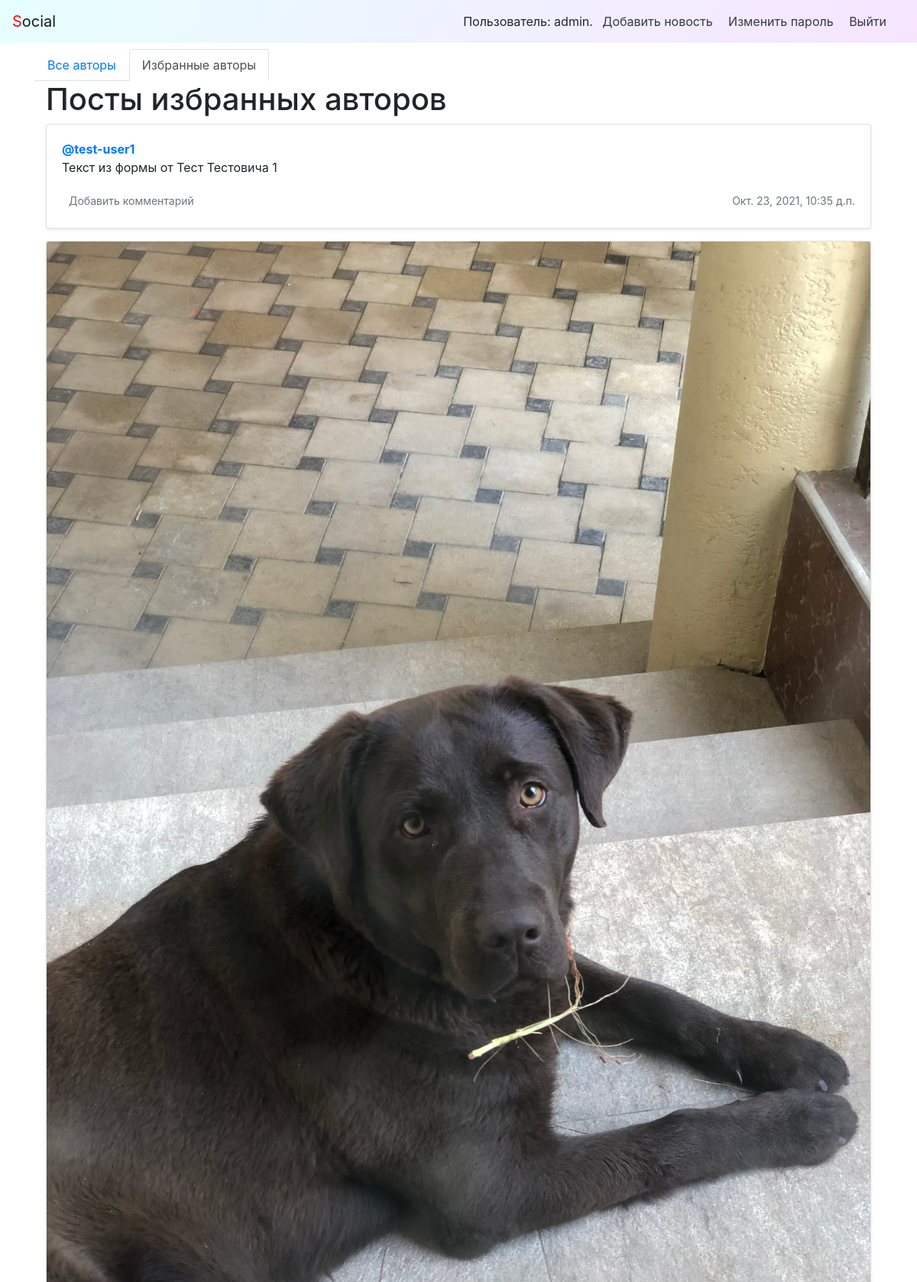
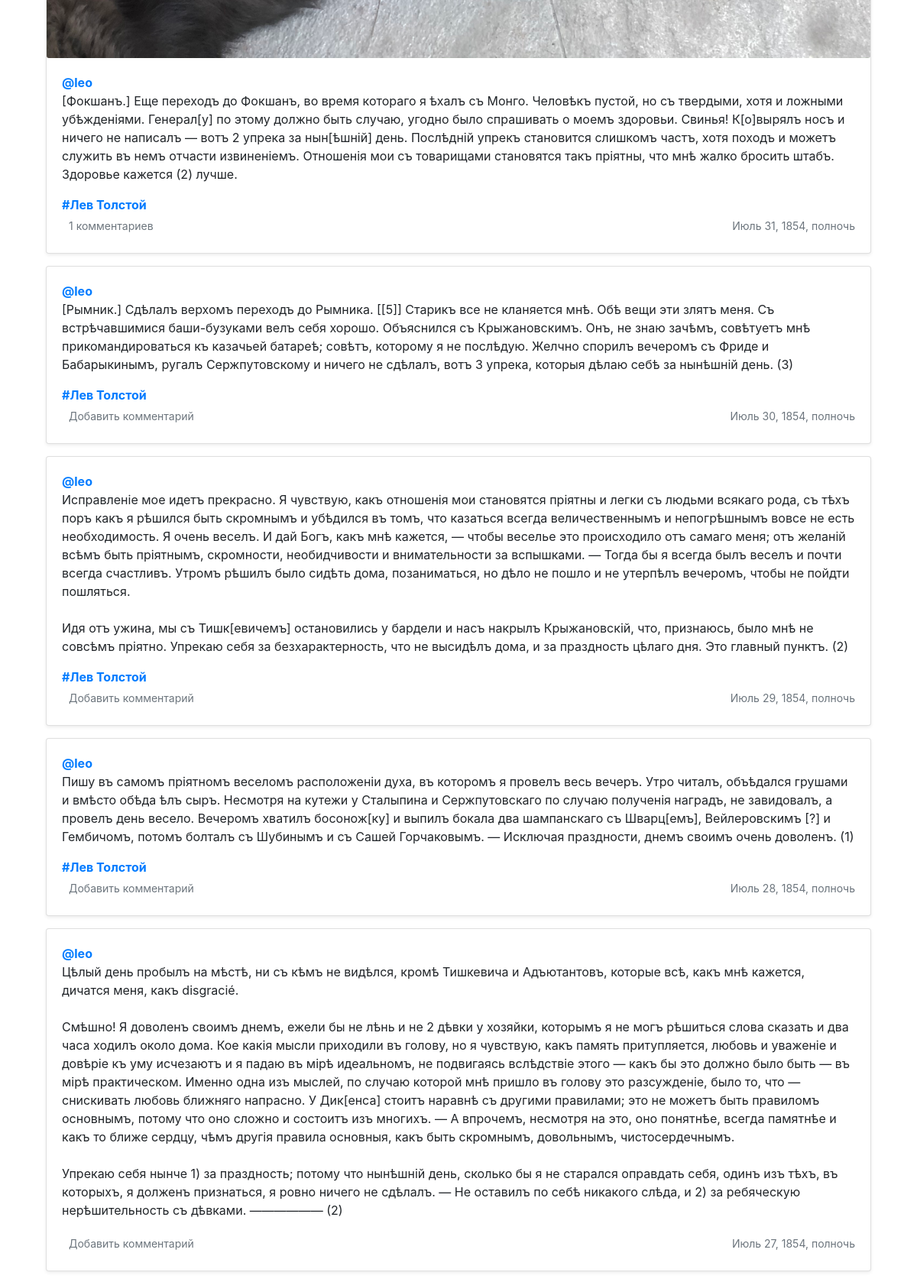
Screenshot of /follow/ (signed in, upper part) with the database file from the repository (2 pictures, top to bottom).
### posts/models.py (models this page shows, shortened)
class Post(models.Model):
    text = models.TextField()
    pub_date = models.DateTimeField('date published', auto_now_add=True)
    author = models.ForeignKey(User, on_delete=models.CASCADE, related_name='posts')
    group = models.ForeignKey('Group', on_delete=models.SET_NULL,
                              blank=True, null=True, related_name='posts')
    image = models.ImageField(upload_to='posts/', blank=True, null=True)
    class Meta:
        ordering = ["-pub_date"]

class Group(models.Model):
    title = models.CharField(max_length=200)
    slug = models.SlugField(max_length=250, unique=True)
    description = models.TextField()

### posts/views.py (the view)
# urls.py: path("follow/", views.follow_index, name="follow_index"),
@cache_page(20)
@login_required
def follow_index(request):
    user = request.user
    follower_list = Follow.objects.filter(user=user)
    post_list = Post.objects.select_related('author','group').prefetch_related('comments__post').filter(author__in=User.objects.filter(following__in=follower_list))
    paginator = Paginator(post_list, 10)
    page_number = request.GET.get('page')
    page = paginator.get_page(page_number)
    context = {
        'page': page,
        'paginator': paginator,
    }
    return render(request, 'posts/follow.html', context)

### social/context_processors.py (called while the page is built)
def year(request):
    year = dt.datetime.now().year
    return {'year': year}

### posts/templates/posts/follow.html (shortened to what this page needs)
{% extends "base.html" %}
{% block content %}
    <div class="container">
        {% include "menu.html" with follow=True %}
        <h1>Посты избранных авторов</h1>
        {% for post in page %}
            {% include 'posts/post_item.html' with post=post %}
        {% endfor %}
    </div>
{% endblock %}

### templates/nav.html
<nav class="navbar navbar-light gradient-background">
    <a class="navbar-brand" href="/"><span style="color:red">S</span>ocial</a>
    <nav class="my-2 my-md-0 mr-md-3">
        {% if request.user.is_authenticated %}
        Пользователь: {{ request.user.username }}.
        <a class="p-2 text-dark" href="{% url 'new_post' %}">Добавить новость</a>
        <a class="p-2 text-dark" href="{% url 'password_change' %}">Изменить пароль</a>
        <a class="p-2 text-dark" href="{% url 'logout' %}">Выйти</a>
        {% else %}
        <a class="p-2 text-dark" href="{% url 'login' %}">Войти</a> |
        <a class="p-2 text-dark" href="{% url 'signup' %}">Регистрация</a>
        {% endif %}
    </nav>
</nav>

### posts/templates/posts/post_item.html (shortened to what this page needs)
<div class="card mb-3 mt-1 shadow-sm">
    {% load thumbnail %}
    {% thumbnail post.image "960x339" crop="center" upscale=True as im %}
    <img class="card-img" src="{{ im.url }}" />
    {% endthumbnail %}
    <div class="card-body">
        <p class="card-text">
            <a name="post_{{ post.id }}" href="{% url 'profile' post.author.username %}">
                <strong class="d-block text-gray-dark">@{{ post.author }}</strong>
            </a>
            {{ post.text|linebreaksbr }}
        </p>
        {% if post.group %}
        <a class="card-link muted" href="{% url 'group' post.group.slug %}">
                <strong class="d-block text-gray-dark">#{{ post.group.title }}</strong>
        </a>
        {% endif %}
        <div class="d-flex justify-content-between align-items-center">
            <div class="btn-group ">
                <a class="btn btn-sm text-muted" href="{% url 'post' post.author.username post.id %}" role="button">
                    {% if post.comments.exists %}
                    {{ post.comments.count }} комментариев
                    {% else %}
                    Добавить комментарий
                    {% endif %}
                </a>
            </div>
            <small class="text-muted">{{ post.pub_date }}</small>
        </div>
    </div>
</div>

### static/css/style.css (style rules this page uses)
.gradient-background { background: linear-gradient(300deg,#fadfff,#e7ffff); background-size: 120% 120%; animation: gradient-animation 12s ease infinite; }

### rows the page displays
Post: author "test-user1", text "Текст из формы от Тест Тестовича 1", shows "Добавить комментарий", pub_date "Окт. 23, 2021, 10:35 д.п."
Post: author "leo", text "[Фокшанъ.] Еще переходъ до Фокшанъ, во время котораго я ѣхалъ съ Монго. Человѣкъ пустой, но съ твердыми, хотя и ложными убѣжденіями. Генерал[у] по этому должно быть случаю, угодно было спрашивать о моемъ здоровьи. Свинья! К[о]вырялъ носъ и ничего не написалъ — вотъ 2 упрека за нын[ѣшній] день. Послѣдній упрекъ становится слишкомъ частъ, хотя походъ и можетъ служить въ немъ отчасти извиненіемъ. Отношенія мои съ товарищами становятся такъ пріятны, что мнѣ жалко бросить штабъ. Здоровье кажется (2) лучше.", group "Лев Толстой", comments.count "1", pub_date "Июль 31, 1854, полночь"
Post: author "leo", text "[Рымник.] Сдѣлалъ верхомъ переходъ до Рымника. [[5]] Старикъ все не кланяется мнѣ. Обѣ вещи эти злятъ меня. Съ встрѣчавшимися баши-бузуками велъ себя хорошо. Объяснился съ Крыжановскимъ. Онъ, не знаю зачѣмъ, совѣтуетъ мнѣ прикомандироваться къ казачьей батареѣ; совѣтъ, которому я не послѣдую. Желчно спорилъ вечеромъ съ Фриде и Бабарыкинымъ, ругалъ Сержпутовскому и ничего не сдѣлалъ, вотъ 3 упрека, которыя дѣлаю себѣ за нынѣшній день. (3)", group "Лев Толстой", shows "Добавить комментарий", pub_date "Июль 30, 1854, полночь"
Post: author "leo", text "Исправленіе мое идетъ прекрасно. Я чувствую, какъ отношенія мои становятся пріятны и легки съ людьми всякаго рода, съ тѣхъ поръ какъ я рѣшился быть скромнымъ и убѣдился въ томъ, что казаться всегда величественнымъ и непогрѣшнымъ вовсе не есть необходимость. Я очень веселъ. И дай Богъ, какъ мнѣ кажется, — чтобы веселье это происходило отъ самаго меня; отъ желаній всѣмъ быть пріятнымъ, скромности, необидчивости и внимательности за вспышками. — Тогда бы я всегда былъ веселъ и почти всегда счастливъ. Утромъ рѣшилъ было сидѣть дома, позаниматься, но дѣло не пошло и не утерпѣлъ вечеромъ, чтобы не пойдти пошляться. Идя отъ ужина, мы съ Тишк[евичемъ] остановились у бардели и насъ накрылъ…", group "Лев Толстой", shows "Добавить комментарий", pub_date "Июль 29, 1854, полночь"
Post: author "leo", text "Пишу въ самомъ пріятномъ веселомъ расположеніи духа, въ которомъ я провелъ весь вечеръ. Утро читалъ, объѣдался грушами и вмѣсто обѣда ѣлъ сыръ. Несмотря на кутежи у Сталыпина и Сержпутовскаго по случаю полученія наградъ, не завидовалъ, а провелъ день весело. Вечеромъ хватилъ босонож[ку] и выпилъ бокала два шампанскаго съ Шварц[емъ], Вейлеровскимъ [?] и Гембичомъ, потомъ болталъ съ Шубинымъ и съ Сашей Горчаковымъ. — Исключая праздности, днемъ своимъ очень доволенъ. (1)", group "Лев Толстой", shows "Добавить комментарий", pub_date "Июль 28, 1854, полночь"
Post: author "leo", text "Цѣлый день пробылъ на мѣстѣ, ни съ кѣмъ не видѣлся, кромѣ Тишкевича и Адъютантовъ, которые всѣ, какъ мнѣ кажется, дичатся меня, какъ disgracié. Смѣшно! Я доволенъ своимъ днемъ, ежели бы не лѣнь и не 2 дѣвки у хозяйки, которымъ я не могъ рѣшиться слова сказать и два часа ходилъ около дома. Кое какія мысли приходили въ голову, но я чувствую, какъ память притупляется, любовь и уваженіе и довѣріе къ уму исчезаютъ и я падаю въ мірѣ идеальномъ, не подвигаясь вслѣдствіе этого — какъ бы это должно было быть — въ мірѣ практическом. Именно одна изъ мыслей, по случаю которой мнѣ пришло въ голову это разсужденіе, было то, что — снискивать любовь ближняго напрасно. У Дик[енса] стоитъ наравнѣ съ другими…", shows "Добавить комментарий", pub_date "Июль 27, 1854, полночь"

### other values shown
{{ request.user.username }} "admin"
